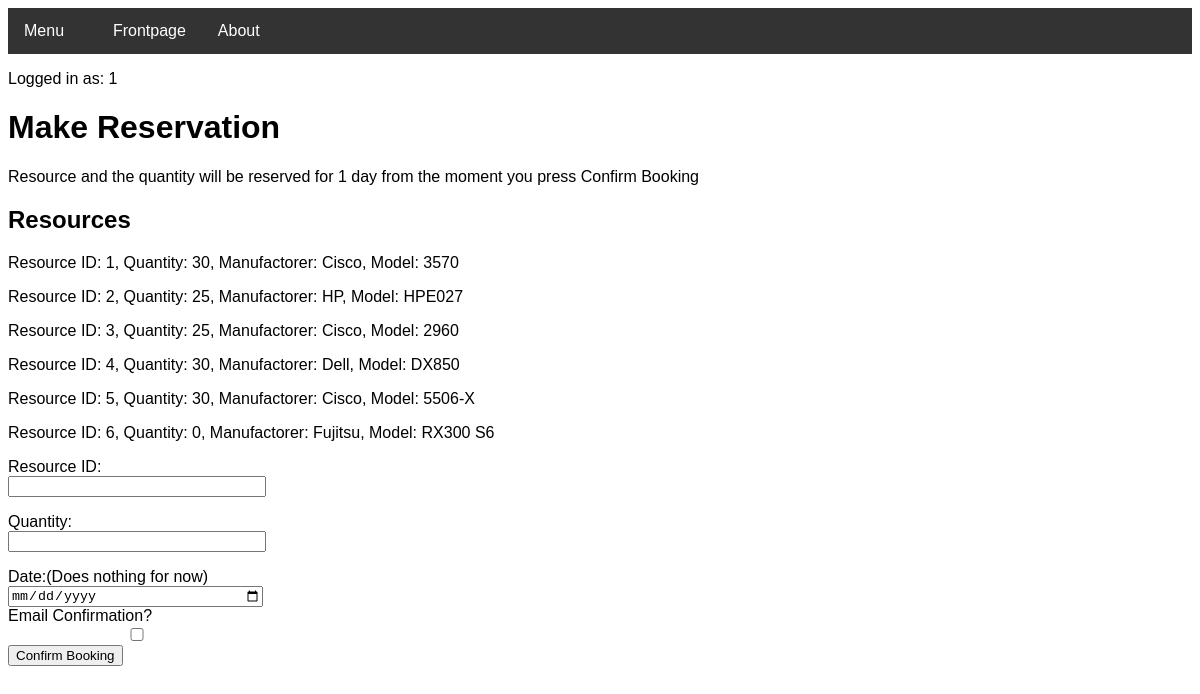
/reservation (signed in), run on the app's committed database.
### tables this page shows
CREATE TABLE Resource (resource_id INTEGER PRIMARY KEY UNIQUE, resource_quantity INTEGER NOT NULL, resource_manufactorer STRING NOT NULL, resource_model STRING NOT NULL);

### routes.py (the view, shortened to what this page needs)
@app.route("/reservation", methods=['GET', 'POST'])
def reservation():
    if "name" not in session:
        return redirect(url_for("login"))
    try:
        booking.deleteOldBookings()
        try:
            time = datetime.datetime.utcnow()
            newTime = time - session['time']
            if newTime <= datetime.timedelta(seconds=30):
                flash("Error: You must wait {} seconds before making another reservation!".format(datetime.timedelta(seconds=30)-newTime))
                return redirect(url_for("welcome"))
        except KeyError as e:
            print(e)
        lst = res.readResource()
    except TypeError as e:
        flash("Error: Something is not right. Did you input a resource ID that doesn't exist?")
        print(e.args[0])
        lst = res.readResource()
    return render_template("reservation.html", data=lst, username=session['name'])

### Project.py (called while the page is built)
    def readResource(self):
        c = self.conn.cursor()
        c.execute("SELECT 'Resource ID:', resource_id, 'Quantity:', resource_quantity, 'Manufactorer:', resource_manufactorer, 'Model:', resource_model FROM Resource;")
        lst = c.fetchall()
        c.close()
        return lst

### templates/reservation.html (shortened to what this page needs)
<!DOCTYPE html>
<head>
<link rel="stylesheet" href="../static/theme.css">
<link rel="stylesheet" type="text/css" href="../static/barstyle.css" title="style"/>
<link rel="stylesheet" type="text/css" href="../static/errorstyle.css" title="style"/>
</head>
<body>
<div class="navbar">
  <div class="dropdown">
    <button class="dropbtn">Menu
      <i class="fa fa-caret-down"></i>
    </button>
  </div>
  <a href="welcome">Frontpage</a>
  <a href="about">About</a>
</div>
      <p>Logged in as: {{ username }}</p>
<h1>Make Reservation</h1>
<p>Resource and the quantity will be reserved for 1 day from the moment you press Confirm Booking</p>
   <h2>Resources</h2>
   <body>
     {%for value in data%}
      <p>{{value | replace("(", "") | replace(")", "") | replace(":", "=") | replace("'", "") | replace("=,", ":")}}</p>
     {%endfor%}
    </body>
<div class="container">
   <form action="" method="post" role="form" autocomplete="off">
   <label for="ID">Resource ID:</label>
   <input type="text" class="form-control" id="ID" name="ID" required>
   <label for="quantity">Quantity:</label>
   <input type="text" class="form-control" id="quantity" name="quantity" required>
   <label for="date">Date:(Does nothing for now)</label>
   <input type="date" class="form-control" id="date" name="date"/>
   <label for="status">Email Confirmation?</label><br>
    <input type="checkbox" id="status" name="status" value="True">
   <button type="submit" class="btn btn-success">Confirm Booking</button>
   </form>
</div>

### static/barstyle.css (style rules this page uses)
body { font-family: Arial, Helvetica, sans-serif; }
.navbar { overflow: hidden; background-color: #333; }
.navbar a { float: left; font-size: 16px; color: white; text-align: center; padding: 14px 16px; text-decoration: none; }
.dropdown { float: left; overflow: hidden; }
.dropdown .dropbtn { font-size: 16px; border: none; outline: none; color: white; padding: 14px 16px; background-color: inherit; font-family: inherit; margin: 0; }

### templates/reservation.html (style rules this page uses)
.container { width: 250px; clear: both; }
.container input { width: 100%; clear: both; }

### data on the page
Resource: value "Resource ID: 1, Quantity: 30, Manufactorer: Cisco, Model: 3570"
Resource: value "Resource ID: 2, Quantity: 25, Manufactorer: HP, Model: HPE027"
Resource: value "Resource ID: 3, Quantity: 25, Manufactorer: Cisco, Model: 2960"
Resource: value "Resource ID: 4, Quantity: 30, Manufactorer: Dell, Model: DX850"
Resource: value "Resource ID: 5, Quantity: 30, Manufactorer: Cisco, Model: 5506-X"
Resource: value "Resource ID: 6, Quantity: 0, Manufactorer: Fujitsu, Model: RX300 S6"

### other printed values
{{ username }} "1"
